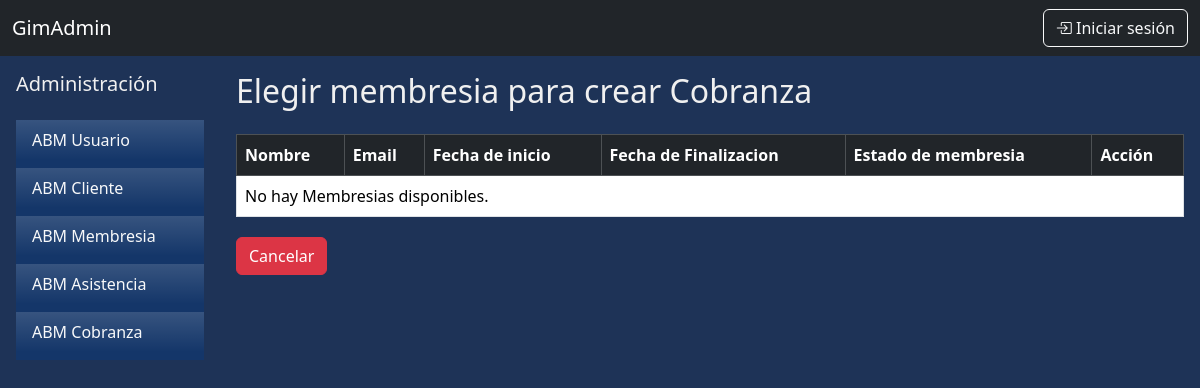
The page /abm/cobranza/elegir-membresia/ on the database as committed earlier.
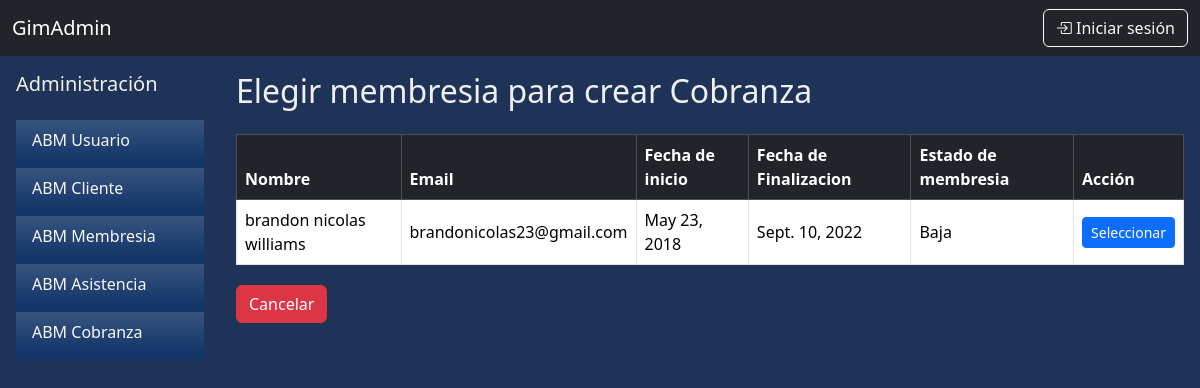
The same page on the database as committed later.
### apps/abm/models.py (models this page shows, shortened)
class Membresia(models.Model):
    ESTADO_MEMBRESIA = [
        ('Activa', 'Activa'),
        ('Adeuda', 'Adeuda'),
        ('Baja'  , 'Baja'),
    ]
    cliente = models.OneToOneField(Cliente, on_delete=models.CASCADE, null=False, related_name='membresia_cliente')
    fecha_inicio = models.DateField(null=False)
    fecha_fin = models.DateField(null=False)
    estado = models.CharField(max_length=50, choices=ESTADO_MEMBRESIA)

class Cliente(models.Model):
    usuario = models.OneToOneField(UserProfile, on_delete=models.CASCADE, null=False, related_name='cliente_usuario')
    altura = models.IntegerField()
    peso = models.FloatField()
    objetivo = models.CharField(max_length=300, null=False, default="", blank=True)
    avatar = models.ImageField(upload_to='avatars/', null=True, blank=True, default='avatars/default.jpg')

class UserProfile(models.Model):
    user = models.OneToOneField(User, null=False, on_delete=models.CASCADE)
    dni = models.IntegerField(unique=True, null=False)
    telefono = models.CharField(max_length=50)
    domicilio = models.CharField(max_length=150)
    fecha_nac = models.DateField()
    first_login = models.BooleanField(default=True)

### apps/abm/views.py (the view)
# urls.py: path('cobranza/elegir-membresia/', views.elegir_membresia_para_cobranza, name="cobranza_elegir"),
def elegir_membresia_para_cobranza(request):
    membresias = Membresia.objects.all()
    return render(request, 'elegir_membresia.html', {'membresias': membresias})

### apps/abm/templates/elegir_membresia.html (shortened to what this page needs)
{% extends "base.html" %}
{% block content %}
<div class="d-flex">
    {% include 'sidebar.html' %}
    <div class="flex-grow-1 p-3 justify-content-end flex-column">
        <h2 class="mb-4">Elegir membresia para crear Cobranza</h2>
        <table class="table table-bordered table-hover align-middle" {% if membresias %}id="tablaMembresias"{% endif %}>
            <thead class="table-dark bg-gradient">
                <tr>
                    <th>Nombre</th>
                    <th>Email</th>
                    <th>Fecha de inicio</th>
                    <th>Fecha de Finalizacion</th>
                    <th>Estado de membresia</th>
                    <th>Acción</th>
                </tr>
            </thead>
            <tbody>
                {% for membresia in membresias %}
                    <tr>
                        <td>{{ membresia.cliente.usuario.user.first_name }} {{ membresia.cliente.usuario.user.last_name }}</td>
                        <td>{{ membresia.cliente.usuario.user.email }}</td>
                        <td>{{ membresia.fecha_inicio }}</td>
                        <td>{{ membresia.fecha_fin }}</td>
                        <td>{{ membresia.estado }}</td>
                        <td>
                            <a href="{% url 'cobranza_crear' membresia=membresia.id %}" class="btn btn-sm btn-primary">
                                Seleccionar
                            </a>
                        </td>
                    </tr>
                {% empty %}
                    <tr><td colspan="6">No hay Membresias disponibles.</td></tr>
                {% endfor %}
            </tbody>
        </table>
        <a href="{% url 'cobranza_listar' %}" class="btn btn-danger mt-1">Cancelar</a>
    </div>
</div>
{% endblock %}

### apps/core/templates/base.html (shortened to what this page needs)
{% load static %}
<!DOCTYPE html>
<html lang="es">
<head>
    <link
        href="https://cdn.jsdelivr.net/npm/bootstrap@5.3.3/dist/css/bootstrap.min.css"
        rel="stylesheet"
>
    <link
        rel="stylesheet"
        href="https://cdn.jsdelivr.net/npm/bootstrap-icons@1.11.1/font/bootstrap-icons.css">
    <link
        rel="stylesheet"
        href="https://cdn.datatables.net/1.13.7/css/dataTables.bootstrap5.min.css">
    <link
        href="https://cdn.jsdelivr.net/npm/select2@4.1.0-rc.0/dist/css/select2.min.css"
        rel="stylesheet" />
</head>
<body>
    <nav class="navbar navbar-expand-lg navbar-dark bg-dark">
        <div class="container-fluid">
            <a class="navbar-brand" href="#">GimAdmin</a>
            <div class="collapse navbar-collapse" id="navbarNav">
                <div class="d-flex">
                    {% if user.is_authenticated %}
                    <a href="{% url 'logout' %}" class="btn btn-outline-light">
                        <i class="bi bi-box-arrow-in-left"></i> Cerrar sesión
                    </a>
                    {% else %}
                    <a href="{% url 'login' %}" class="btn btn-outline-light">
                        <i class="bi bi-box-arrow-in-right"></i> Iniciar sesión
                    </a>
                    {% endif %}
                </div>
            </div>
        </div>
    </nav>
    <main class=>
        {% block content %}{% endblock %}
    </main>

### apps/abm/templates/sidebar.html
 <div class="flex-column">
    <nav class="bg-blue sidebar p-3" style="width: 220px; min-height: 100vh;">
        <h5 class="mb-4">Administración</h5>
        <ul class="nav flex-column" style="background-color: #143669" >
            {% if request.path == "/abm/usuario/" %}
                <li class="nav-item mb-2 bg-gradient bg-primary p-1">
            {% else %}
                <li class="nav-item mb-2 bg-gradient">
            {% endif %}
                <a class="nav-link link-light" href="{% url 'usuario_listar' %}">ABM Usuario</a>
            </li>
            {% if request.path == "/abm/clientes/" %}
                <li class="nav-item mb-2 bg-gradient bg-primary p-1">
            {% else %}
                <li class="nav-item mb-2 bg-gradient">
            {% endif %}
                <a class="nav-link link-light" href="{% url 'cliente_listar' %}">ABM Cliente</a>
            </li>
            {% if request.path == "/abm/membresia/" %}
                <li class="nav-item mb-2 bg-gradient bg-primary p-1">
            {% else %}
                <li class="nav-item mb-2 bg-gradient">
            {% endif %}
                <a class="nav-link link-light" href="{% url 'membresia_listar' %}">ABM Membresia</a>
            </li>
            {% if request.path == "/abm/asistencia/" %}
                <li class="nav-item mb-2 bg-gradient bg-primary p-1">
            {% else %}
                <li class="nav-item mb-2 bg-gradient">
            {% endif %}
                <a class="nav-link link-light" href="{% url 'asistencia_listar' %}">ABM Asistencia</a>
            </li>
            {% if request.path == "/abm/cobranza/" %}
                <li class="nav-item mb2 bg-gradient bg-primary p-1">
            {% else %}
                <li class= "nav-item mb-2 bg-gradient bg-blue">
            {% endif %}
                <a class="nav-link link-light" href="{%url 'cobranza_listar' %}">ABM Cobranza</a>
            </li>
        </ul>
    </nav>
</div>

### apps/core/templates/base.html (style rules this page uses)
body { background-color: #1E3357; color: #F0F0F0; }

Rows that differ between the two databases and show on the page:
added Membresia: cliente.usuario.user.first_name "brandon nicolas", cliente.usuario.user.last_name "williams", cliente.usuario.user.email "brandonicolas23@gmail.com", fecha_inicio "May 23, 2018", fecha_fin "Sept. 10, 2022", estado "Baja"
Other text that changed with them:
text no longer shown: "No hay Membresias disponibles."
